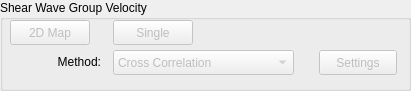
   <widget class="QGroupBox" name="panelSWGroup">
    <property name="geometry">
     <rect>
      <x>930</x>
      <y>450</y>
      <width>411</width>
      <height>91</height>
     </rect>
    </property>
    <property name="sizePolicy">
     <sizepolicy hsizetype="MinimumExpanding" vsizetype="MinimumExpanding">
      <horstretch>0</horstretch>
      <verstretch>0</verstretch>
     </sizepolicy>
    </property>
    <property name="title">
     <string>Shear Wave Group Velocity</string>
    </property>
    <widget class="QPushButton" name="pbGVelo2D">
     <property name="enabled">
      <bool>false</bool>
     </property>
     <property name="geometry">
      <rect>
       <x>10</x>
       <y>20</y>
       <width>80</width>
       <height>25</height>
      </rect>
     </property>
     <property name="sizePolicy">
      <sizepolicy hsizetype="MinimumExpanding" vsizetype="MinimumExpanding">
       <horstretch>0</horstretch>
       <verstretch>0</verstretch>
      </sizepolicy>
     </property>
     <property name="text">
      <string>2D Map</string>
     </property>
    </widget>
    <widget class="QPushButton" name="pbGVeloSet">
     <property name="enabled">
      <bool>false</bool>
     </property>
     <property name="geometry">
      <rect>
       <x>319</x>
       <y>50</y>
       <width>78</width>
       <height>25</height>
      </rect>
     </property>
     <property name="sizePolicy">
      <sizepolicy hsizetype="MinimumExpanding" vsizetype="MinimumExpanding">
       <horstretch>0</horstretch>
       <verstretch>0</verstretch>
      </sizepolicy>
     </property>
     <property name="text">
      <string>Settings</string>
     </property>
    </widget>
    <widget class="QComboBox" name="cbGmethod">
     <property name="enabled">
      <bool>false</bool>
     </property>
     <property name="geometry">
      <rect>
       <x>113</x>
       <y>50</y>
       <width>181</width>
       <height>25</height>
      </rect>
     </property>
     <property name="sizePolicy">
      <sizepolicy hsizetype="MinimumExpanding" vsizetype="MinimumExpanding">
       <horstretch>0</horstretch>
       <verstretch>0</verstretch>
      </sizepolicy>
     </property>
     <property name="currentText">
      <string>Cross Correlation</string>
     </property>
     <property name="currentIndex">
      <number>0</number>
     </property>
     <item>
      <property name="text">
       <string>Cross Correlation</string>
      </property>
     </item>
     <item>
      <property name="text">
       <string>Maximum</string>
      </property>
     </item>
     <item>
      <property name="text">
       <string>Minimum</string>
      </property>
     </item>
    </widget>
    <widget class="QLabel" name="lbGmethod">
     <property name="geometry">
      <rect>
       <x>40</x>
       <y>52</y>
       <width>61</width>
       <height>20</height>
      </rect>
     </property>
     <property name="sizePolicy">
      <sizepolicy hsizetype="MinimumExpanding" vsizetype="MinimumExpanding">
       <horstretch>0</horstretch>
       <verstretch>0</verstretch>
      </sizepolicy>
     </property>
     <property name="text">
      <string>&lt;html&gt;&lt;head/&gt;&lt;body&gt;&lt;p align=&quot;right&quot;&gt;Method:&lt;/p&gt;&lt;/body&gt;&lt;/html&gt;</string>
     </property>
    </widget>
    <widget class="QPushButton" name="pbGVelo">
     <property name="enabled">
      <bool>false</bool>
     </property>
     <property name="geometry">
      <rect>
       <x>113</x>
       <y>20</y>
       <width>80</width>
       <height>25</height>
      </rect>
     </property>
     <property name="sizePolicy">
      <sizepolicy hsizetype="MinimumExpanding" vsizetype="MinimumExpanding">
       <horstretch>0</horstretch>
       <verstretch>0</verstretch>
      </sizepolicy>
     </property>
     <property name="text">
      <string>Single</string>
     </property>
    </widget>
   </widget>
